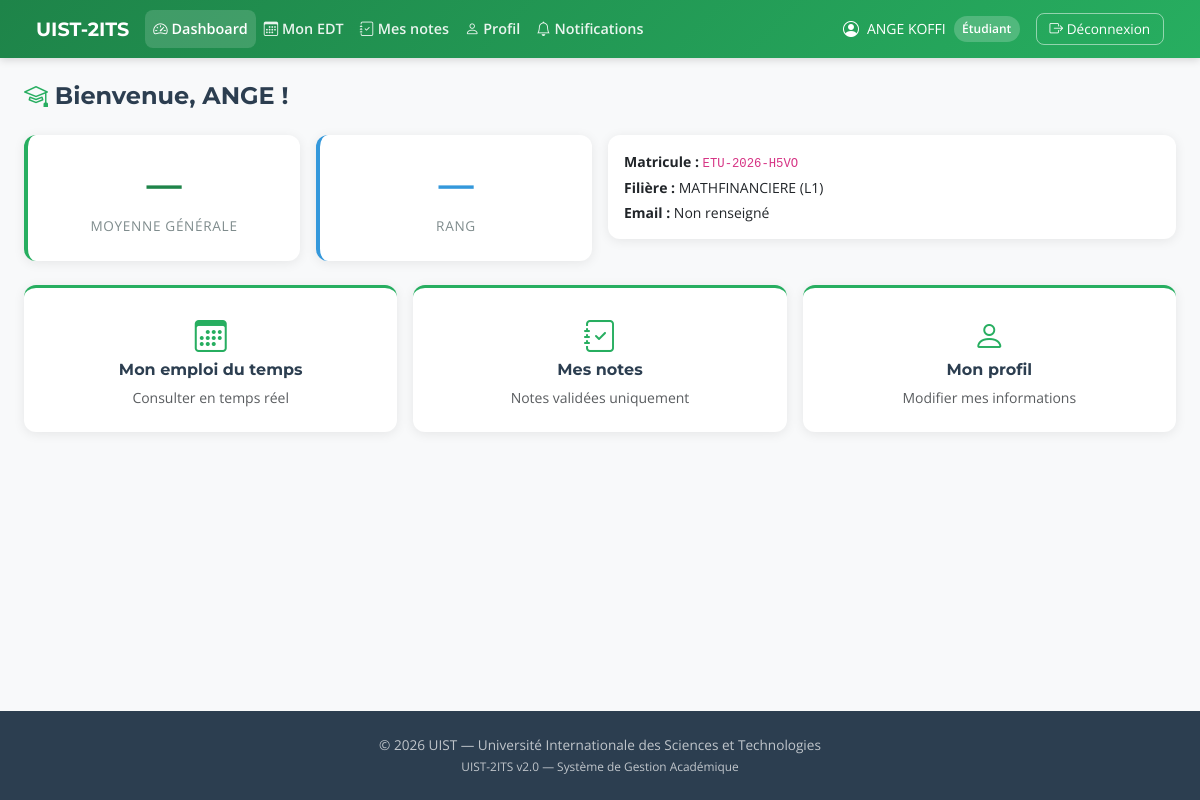
/etudiant/dashboard/ (signed in), run on the app's committed database.
### accounts/models.py (models this page shows, shortened)
class Utilisateur(AbstractUser):
    ROLE_CHOICES = [
        ("SUPER_ADMIN", "Super Administrateur"),
        ("DIRECTEUR", "Directeur"),
        ("GESTION_1", "Gestion 1 - Logistique"),
        ("GESTION_2", "Gestion 2 - Scolarité"),
        ("GESTION_3", "Gestion 3 - Suivi"),
        ("COMMUNICATION", "Communication - Publications"),
        ("ENSEIGNANT", "Enseignant"),
        ("ETUDIANT", "Étudiant"),
        ("PARENT", "Parent"),
    ]
    matricule = models.CharField(max_length=30, unique=True, db_index=True)
    nom = models.CharField("Nom de famille", max_length=100, default="")
    prenom = models.CharField("Prénom", max_length=100, default="")
    role = models.CharField(max_length=20, choices=ROLE_CHOICES, db_index=True)
    est_actif = models.BooleanField(default=True)
    date_creation = models.DateTimeField(auto_now_add=True)
    derniere_connexion = models.DateTimeField(null=True, blank=True)
    USERNAME_FIELD = "matricule"
    REQUIRED_FIELDS = ["nom", "prenom", "role"]
    class Meta:
        db_table = "utilisateurs"
        verbose_name = "Utilisateur"
        verbose_name_plural = "Utilisateurs"
        ordering = ["nom", "prenom"]
    @property
    def nom_complet(self):
        return f"{self.prenom} {self.nom}"

### etudiant/models.py (models this page shows, shortened)
class Etudiant(models.Model):
    id_user = models.OneToOneField(
        Utilisateur,
        on_delete=models.CASCADE,
        primary_key=True,
        related_name="etudiant_profile",
    )
    filiere = models.ForeignKey(
        "gestion1.Filiere", on_delete=models.CASCADE, related_name="etudiants"
    )
    date_naissance = models.DateField(null=True, blank=True)
    adresse = models.TextField(blank=True, default="")
    date_inscription = models.DateTimeField(auto_now_add=True)
    class Meta:
        db_table = "etudiants"
        verbose_name = "Étudiant"
        verbose_name_plural = "Étudiants"

### gestion1/models.py (models this page shows, shortened)
class Filiere(models.Model):
    NIVEAU_CHOICES = [
        ("L1", "Licence 1"),
        ("L2", "Licence 2"),
        ("L3", "Licence 3"),
        ("M1", "Master 1"),
        ("M2", "Master 2"),
    ]
    code_filiere = models.CharField(max_length=20, unique=True, db_index=True)
    nom_filiere = models.CharField(max_length=150)
    niveau = models.CharField(max_length=10, choices=NIVEAU_CHOICES)
    est_active = models.BooleanField(default=True)
    date_creation = models.DateTimeField(auto_now_add=True)
    class Meta:
        db_table = "filieres"
        verbose_name = "Filière"
        verbose_name_plural = "Filières"
        ordering = ["niveau", "nom_filiere"]

### etudiant/views.py (the view)
# urls.py: path("dashboard/", views.dashboard, name="dashboard"),
@login_required
@role_requis("ETUDIANT")
def dashboard(request):
    etudiant = obtenir_etudiant_par_user(request.user.pk)
    if not etudiant:
        messages.error(request, "Profil étudiant non trouvé.")
        return redirect("accounts:logout")
    from gestion2.models import calculer_moyenne_etudiant, calculer_rang_etudiant
    moyenne = calculer_moyenne_etudiant(etudiant.pk)
    rang = calculer_rang_etudiant(etudiant.pk)
    return render(
        request,
        "etudiant/dashboard.html",
        {
            "etudiant": etudiant,
            "moyenne": moyenne,
            "rang": rang,
        },
    )

### etudiant/models.py (called while the page is built)
def obtenir_etudiant_par_user(user_id):
    try:
        return Etudiant.objects.select_related("id_user", "filiere").get(
            id_user_id=user_id
        )
    except Etudiant.DoesNotExist:
        return None

### gestion2/models.py (called while the page is built)
def calculer_moyenne_etudiant(etudiant_pk):
    from django.db.models import Sum, F
    result = Note.objects.filter(
        id_etudiant_id=etudiant_pk,
        statut_validation="Valide",
    ).aggregate(
        total_pondere=Sum(F("valeur_note") * F("id_cours__credit")),
        total_credits=Sum("id_cours__credit"),
    )
    if result["total_credits"] and result["total_credits"] > 0:
        return round(result["total_pondere"] / result["total_credits"], 2)
    return None

def calculer_rang_etudiant(etudiant_pk):
    try:
        etudiant = Etudiant.objects.get(pk=etudiant_pk)
    except Etudiant.DoesNotExist:
        return None
    camarades = Etudiant.objects.filter(filiere=etudiant.filiere)
    moyennes = []
    for c in camarades:
        moy = calculer_moyenne_etudiant(c.pk)
        if moy is not None:
            moyennes.append((c.pk, moy))
    moyennes.sort(key=lambda x: x[1], reverse=True)
    for idx, (pk, moy) in enumerate(moyennes, 1):
        if pk == etudiant_pk:
            return idx
    return None

### templates/etudiant/dashboard.html (shortened to what this page needs)
{% extends "base.html" %}
{% block nav_links %}
<li class="nav-item"><a class="nav-link active" href="{% url 'etudiant:dashboard' %}"><i class="bi bi-speedometer2"></i> Dashboard</a></li>
<li class="nav-item"><a class="nav-link" href="{% url 'etudiant:edt' %}"><i class="bi bi-calendar3"></i> Mon EDT</a></li>
<li class="nav-item"><a class="nav-link" href="{% url 'etudiant:notes' %}"><i class="bi bi-journal-check"></i> Mes notes</a></li>
<li class="nav-item"><a class="nav-link" href="{% url 'etudiant:profil' %}"><i class="bi bi-person"></i> Profil</a></li>
<li class="nav-item"><a class="nav-link" href="{% url 'etudiant:notifications' %}"><i class="bi bi-bell"></i> Notifications</a></li>
{% endblock %}
{% block content %}
<h4 class="mb-4"><i class="bi bi-mortarboard text-vert"></i> Bienvenue, {{ etudiant.id_user.prenom }} !</h4>
<div class="row g-3 mb-4">
    <div class="col-md-3">
        <div class="card stat-card">
            <span class="stat-value">{% if moyenne %}{{ moyenne }}{% else %}—{% endif %}</span>
            <span class="stat-label">Moyenne générale</span>
        </div>
    </div>
    <div class="col-md-3">
        <div class="card stat-card stat-info">
            <span class="stat-value">{% if rang %}{{ rang }}{% else %}—{% endif %}</span>
            <span class="stat-label">Rang</span>
        </div>
    </div>
    <div class="col-md-6">
        <div class="card p-3">
            <p class="small mb-1"><strong>Matricule :</strong> <code>{{ etudiant.id_user.matricule }}</code></p>
            <p class="small mb-1"><strong>Filière :</strong> {{ etudiant.filiere.nom_filiere }} ({{ etudiant.filiere.niveau }})</p>
            <p class="small mb-0"><strong>Email :</strong> {{ etudiant.id_user.email|default:"Non renseigné" }}</p>
        </div>
    </div>
</div>
<div class="row g-3">
    <div class="col-md-4"><a href="{% url 'etudiant:edt' %}" class="card service-card d-block text-center text-decoration-none"><i class="bi bi-calendar3 mb-2"></i><h6>Mon emploi du temps</h6><p class="small text-muted mb-0">Consulter en temps réel</p></a></div>
    <div class="col-md-4"><a href="{% url 'etudiant:notes' %}" class="card service-card d-block text-center text-decoration-none"><i class="bi bi-journal-check mb-2"></i><h6>Mes notes</h6><p class="small text-muted mb-0">Notes validées uniquement</p></a></div>
    <div class="col-md-4"><a href="{% url 'etudiant:profil' %}" class="card service-card d-block text-center text-decoration-none"><i class="bi bi-person mb-2"></i><h6>Mon profil</h6><p class="small text-muted mb-0">Modifier mes informations</p></a></div>
</div>
{% endblock %}

### templates/base.html (shortened to what this page needs)
{% load static %}
<!DOCTYPE html>
<html lang="fr">
<head>
    <link href="https://cdn.jsdelivr.net/npm/bootstrap@5.3.2/dist/css/bootstrap.min.css" rel="stylesheet">
    <link rel="stylesheet" href="https://cdn.jsdelivr.net/npm/bootstrap-icons@1.11.1/font/bootstrap-icons.css">
    <link rel="stylesheet" href="{% static 'css/style.css' %}">
</head>
<body>
    {% if user.is_authenticated %}
    <nav class="navbar navbar-expand-lg navbar-dark navbar-uist">
        <div class="container-fluid">
            <a class="navbar-brand d-flex align-items-center" href="/">
                <span>UIST-2ITS</span>
            </a>
            <div class="collapse navbar-collapse" id="navMain">
                <ul class="navbar-nav me-auto">
                    {% block nav_links %}{% endblock %}
                </ul>
                <div class="d-flex align-items-center gap-2">
                    <i class="bi bi-person-circle text-white"></i>
                    <span class="text-white small">{{ user.nom_complet }}</span>
                    <span class="badge-role">{{ user.get_role_display }}</span>
                    <a href="{% url 'accounts:logout' %}" class="btn-deconnexion ms-2">
                        <i class="bi bi-box-arrow-right"></i> Déconnexion
                    </a>
                </div>
            </div>
        </div>
    </nav>
    {% endif %}
    <main class="{% if user.is_authenticated %}container-fluid mt-4 px-4{% endif %}">
        {% block content %}{% endblock %}
    </main>
    <footer class="footer-uist text-center">
        <p class="mb-0">&copy; 2026 UIST — Université Internationale des Sciences et Technologies</p>
        <small>UIST-2ITS v2.0 — Système de Gestion Académique</small>
    </footer>
</body>
</html>

### static/css/style.css (style rules this page uses)
:root { --vert-primaire: #27AE60; --vert-fonce: #1E8449; --vert-clair: #E8F5E9; --vert-accent: #2ECC71; --texte-fonce: #2C3E50; --texte-secondaire: #7F8C8D; --blanc: #FFFFFF; --bg-clair: #F8F9FA; --bg-section: #F1F8E9; --succes: #27AE60; --danger: #E74C3C; --warning: #F39C12; --info: #3498DB; --border: #E0E0E0; --shadow: 0 2px 12px rgba(0, 0, 0, 0.08); --shadow-hover: 0 8px 24px rgba(0, 0, 0, 0.12); --radius: 0.75rem; --radius-sm: 0.5rem; --font-titres: 'Montserrat', sans-serif; --font-corps: 'Open Sans', sans-serif; }
*, *::before, *::after { box-sizing: border-box; }
body { font-family: var(--font-corps); color: var(--texte-fonce); background: var(--bg-clair); min-height: 100vh; display: flex; flex-direction: column; margin: 0; }
main { flex: 1; }
h1, h2, h3, h4, h5, h6 { font-family: var(--font-titres); font-weight: 700; color: var(--texte-fonce); }
a { color: var(--vert-primaire); text-decoration: none; }
.navbar-uist { background: linear-gradient(135deg, var(--vert-fonce) 0%, var(--vert-primaire) 100%); padding: 0.6rem 1.5rem; box-shadow: 0 2px 8px rgba(0, 0, 0, 0.15); }
.navbar-uist .navbar-brand { font-family: var(--font-titres); font-weight: 700; color: var(--blanc) !important; font-size: 1.2rem; }
.navbar-uist .nav-link { color: rgba(255, 255, 255, 0.9) !important; font-weight: 600; padding: 0.5rem 0.8rem; border-radius: var(--radius-sm); transition: all 0.2s; font-size: 0.9rem; }
.navbar-uist .nav-link:hover, .navbar-uist .nav-link.active { color: var(--blanc) !important; background: rgba(255, 255, 255, 0.15); }
.navbar-uist .badge-role { background: rgba(255, 255, 255, 0.2); color: var(--blanc); padding: 0.3em 0.7em; border-radius: 1rem; font-size: 0.75rem; font-weight: 600; }
.navbar-uist .btn-deconnexion { border: 1px solid rgba(255, 255, 255, 0.5); color: var(--blanc); padding: 0.3rem 0.8rem; border-radius: var(--radius-sm); font-size: 0.85rem; transition: all 0.2s; }
.card { border: none; border-radius: var(--radius); box-shadow: var(--shadow); transition: transform 0.2s, box-shadow 0.2s; background: var(--blanc); }
.stat-card { text-align: center; padding: 1.5rem 1rem; border-left: 4px solid var(--vert-primaire); }
.stat-card .stat-value { font-size: 2.2rem; font-weight: 700; color: var(--vert-fonce); display: block; margin-bottom: 0.3rem; font-family: var(--font-titres); }
.stat-card .stat-label { font-size: 0.85rem; color: var(--texte-secondaire); text-transform: uppercase; letter-spacing: 0.05em; }
.stat-card.stat-info { border-left-color: var(--info); }
.stat-card.stat-info .stat-value { color: var(--info); }
.service-card { border-top: 3px solid var(--vert-primaire); text-align: center; padding: 1.5rem; }
.service-card .bi { font-size: 2rem; color: var(--vert-primaire); }
.footer-uist { background: var(--texte-fonce); color: rgba(255, 255, 255, 0.7); padding: 1.5rem 0; margin-top: auto; font-size: 0.85rem; }
.text-vert { color: var(--vert-primaire) !important; }

### data on the page
Utilisateur: nom_complet "ANGE KOFFI", role "Étudiant"
Etudiant: id_user.prenom "ANGE", id_user.matricule "ETU-2026-H5VO", filiere.nom_filiere "MATHFINANCIERE", filiere.niveau "L1", id_user.email "Non renseigné"
